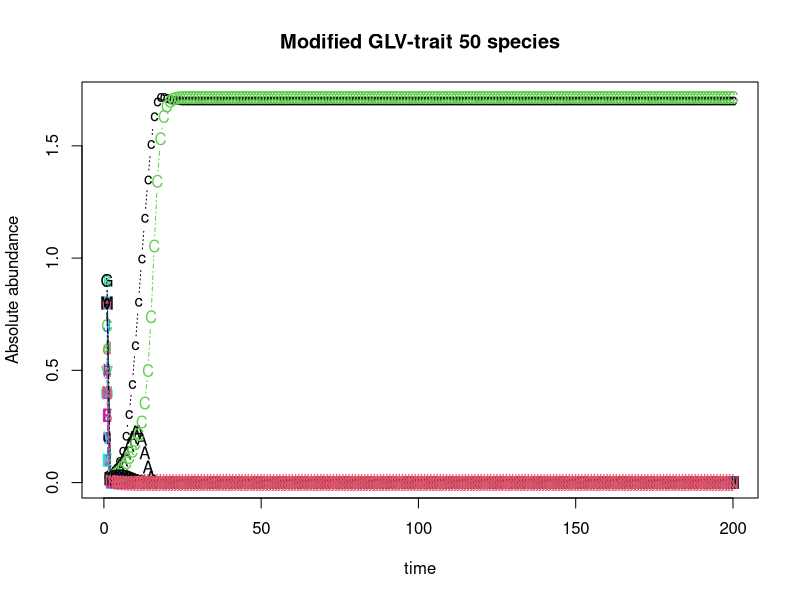
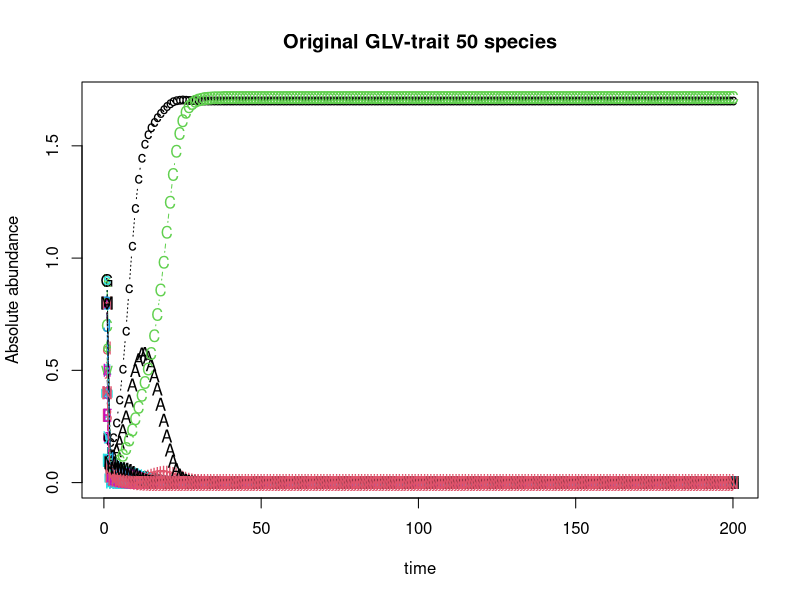

Write R code to recreate these figures, in order.
library(deSolve)

#Modified Lotka-Voltera (trait-mediated)
#In the generalized LV, c0 describes species j's influence on i's growth rate.
#We incorporate a new term into c0 to describe HOI of third species.
#HOI is defined as a list of length N, with each member an N*N matrix. i-th matrix describes species i's effect on row-column pair.
#Therefore to get the whole community's HOI effect on a particular pair, 
#we just need to element-sum the list and find the value at corresponding row and column.
#Before doing element-sum of HOI, we need to consider when a i-th species may be absent.
#When this happens, HOI i-th matrix should mutiply by 0 before doing element-sum of HOI.
#So when defining the function, we mutiply i-th matrix with (-exp(-5*xi)+1) (mapply function).
#(-exp(-5*x)+1) is a special function that = 0 when x = 0 and approaches 1 when x increases (90% of 1 when x reaches 0.46).
#This ensures that HOI effect of i-th species only exists when i exists, and the effect remains unchanged as i's density increases.
glv <- function(t, x, params){
  with(as.list(params, c(x)),{
    dx <- alpha*x + x*((c0+Reduce('+', mapply('*',HOI,(-exp(-5*x)+1),SIMPLIFY = FALSE)))%*%x)
    list(dx)
  })
}

#Original Generalized Lotka-Voltera
glv1 <- function(t, x, params){
  with(as.list(params, c(x)),{
    dx <- alpha*x + x*(c0%*%x)
    list(dx)
  })
}

#Define integration method
n.integrate <- function(time, init.x, model, params){
  as.data.frame(lsoda(init.x, time, model, params))
}

#Number of species
N <- 50

#Create matrix of HOI (effect on growth rate)
#N matrices in total, each specifying on species effect on other pairs
HOI <- list()

for (i in 1:N) {
  #Species i will have HOI with N-1 species pairwise combination
  temp <- matrix(runif(N*N, min = -0.9, max = 0.1),nrow = N)
  #HOI effect of i in j-k pair and k-j pair should be the same
  for (ro in 1:N) {
    for (co in ro:N) {
      temp[ro,co] <- temp[co,ro]
    }
  }
  #Name row and col based on species ID
  rownames(temp) <- 1:N
  colnames(temp) <- 1:N
  #i's HOI with i-otherSpecies pair is 0
  temp[i,] <- 0
  temp[,i] <- 0
  #There is no HOI on intra-species interation
  diag(temp) <- 0
  
  HOI[[i]] <- temp
}


#Define species intrinsic growth rate
alpha <- runif(N)

#Define pairwise interaction
c0 <- matrix(runif(N*N, min = -1, max = 0),nrow = N)
#Set intra-species interaction to -0.5
diag(c0) <- -0.5
#Equate i-j interaction to j-i interaction
for (ro in 1:N) {
  for (co in ro:N) {
    c0[ro,co] <- c0[co,ro]
  }
}

#Define initial density
init.x <- floor(runif(N, min=0.1, max=1)*10)/10

#Solve the ode
dat <- n.integrate(1:200, init.x, glv, list(alpha=alpha, c0=c0, HOI=HOI))
dat1 <- n.integrate(1:200, init.x, glv1, list(alpha=alpha, c0=c0))

#Plot
matplot(x=dat$time, y=dat[,-1], typ='b', xlab='time', ylab='Absolute abundance', main=paste('Modified GLV-trait',N,'species'))
matplot(x=dat1$time, y=dat1[,-1], typ='b', xlab='time', ylab='Absolute abundance', main=paste('Original GLV-trait',N, 'species'))
